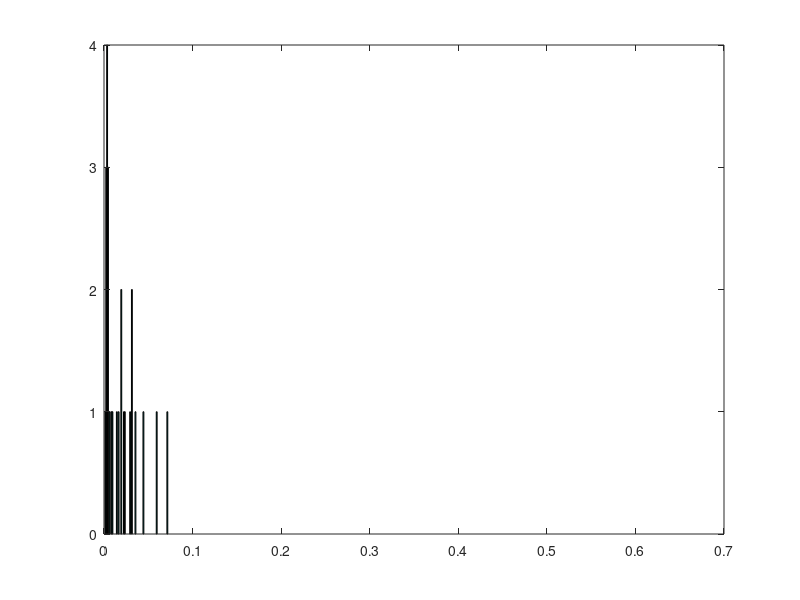

This figure's MATLAB source:

lambda = 50; % arrival rate per second 
T=500*1e-3; % simulation time in second (10 hours)
delta=1e-3; % simulation step size in second
N=T/delta; % number of simulation steps
event=zeros(N,1); % array recording at each step if a "packet" arrived. 
 % initialize it to zeros
R=rand(size(event)); % generate a random array (with elements in [0,1]) of the same size as "event"
event(R<lambda*delta)=1; % set each element of event to 1 with probability lambda*delta
inds=find(event==1); % getting indices of arrivial
int_times=diff(inds)*delta; % interarrival times in seconds
edges=0:1e-3:0.5; % define histogram bin
count=histc(int_times,edges);

figure; bar(edges,count,'histc'); % draw histogram of absolute count